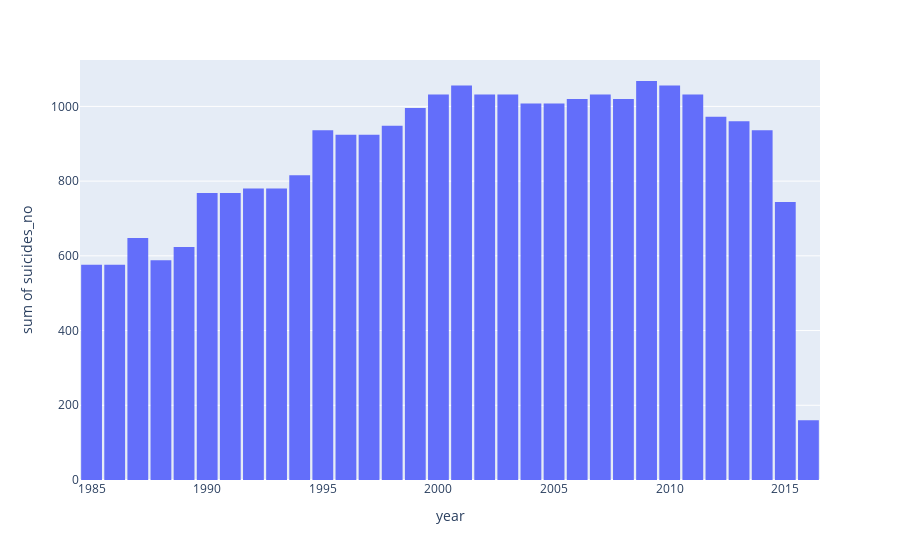

The cell this chart's notebook holds for it:
### Code cell
#Show the total number of suicides over the years
year = rates.groupby(['year']).count().reset_index()
fig = px.histogram(year, x='year', y='suicides_no', nbins=35)
fig.update_layout(bargap=0.1)
fig.show()

### Figure 1 — Plotly figure (JSON) as saved in the notebook; plotly's stock layout.template omitted (floating-point values rounded to 4 significant figures)
{"data": [{"alignmentgroup": "True", "bingroup": "x", "histfunc": "sum", "hovertemplate": "year=%{x}<br>sum of suicides_no=%{y}<extra></extra>", "legendgroup": "", "marker": {"color": "#636efa"}, "name": "", "nbinsx": 35, "offsetgroup": "", "orientation": "v", "showlegend": false, "type": "histogram", "x": [1985, 1986, 1987, 1988, 1989, 1990, 1991, 1992, 1993, 1994, 1995, 1996, 1997, 1998, 1999, 2000, 2001, 2002, 2003, 2004, 2005, 2006, 2007, 2008, 2009, 2010, 2011, 2012, 2013, 2014, 2015, 2016], "xaxis": "x", "y": [576, 576, 648, 588, 624, 768, 768, 780, 780, 816, 936, 924, 924, 948, 996, 1032, 1056, 1032, 1032, 1008, 1008, 1020, 1032, 1020, 1068, 1056, 1032, 972, 960, 936, 744, 160], "yaxis": "y"}], "layout": {"bargap": 0.1, "barmode": "relative", "legend": {"tracegroupgap": 0}, "margin": {"t": 60}, "xaxis": {"anchor": "y", "domain": [0, 1], "title": {"text": "year"}}, "yaxis": {"anchor": "x", "domain": [0, 1], "title": {"text": "sum of suicides_no"}}}}
